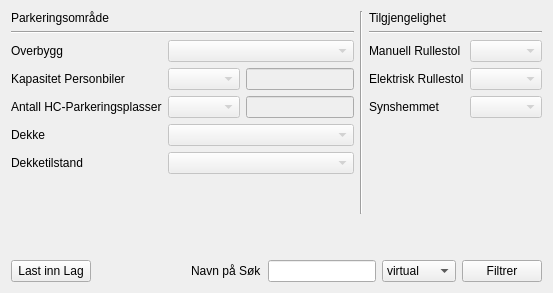
               <widget class="QWidget" name="tab_11">
                <attribute name="title">
                 <string>Parkeringsområde</string>
                </attribute>
                <layout class="QVBoxLayout" name="verticalLayout_48">
                 <item>
                  <layout class="QVBoxLayout" name="verticalLayout_47">
                   <item>
                    <layout class="QHBoxLayout" name="horizontalLayout_74">
                     <item>
                      <layout class="QVBoxLayout" name="verticalLayout_46">
                       <item>
                        <widget class="QLabel" name="label_92">
                         <property name="text">
                          <string>Parkeringsområde</string>
                         </property>
                        </widget>
                       </item>
                       <item>
                        <widget class="Line" name="line_30">
                         <property name="orientation">
                          <enum>Qt::Horizontal</enum>
                         </property>
                        </widget>
                       </item>
                       <item>
                        <layout class="QFormLayout" name="formLayout_19">
                         <property name="fieldGrowthPolicy">
                          <enum>QFormLayout::AllNonFixedFieldsGrow</enum>
                         </property>
                         <item row="0" column="0">
                          <widget class="QLabel" name="label_107">
                           <property name="text">
                            <string>Overbygg</string>
                           </property>
                          </widget>
                         </item>
                         <item row="0" column="1">
                          <widget class="QComboBox" name="comboBox_27">
                           <property name="enabled">
                            <bool>false</bool>
                           </property>
                          </widget>
                         </item>
                         <item row="1" column="0">
                          <widget class="QLabel" name="label_111">
                           <property name="text">
                            <string>Kapasitet Personbiler</string>
                           </property>
                          </widget>
                         </item>
                         <item row="1" column="1">
                          <layout class="QHBoxLayout" name="horizontalLayout_68">
                           <item>
                            <widget class="QComboBox" name="comboBox_33">
                             <property name="enabled">
                              <bool>false</bool>
                             </property>
                            </widget>
                           </item>
                           <item>
                            <widget class="QLineEdit" name="lineEdit_10">
                             <property name="enabled">
                              <bool>false</bool>
                             </property>
                            </widget>
                           </item>
                          </layout>
                         </item>
                         <item row="2" column="0">
                          <widget class="QLabel" name="label_112">
                           <property name="text">
                            <string>Antall HC-Parkeringsplasser</string>
                           </property>
                          </widget>
                         </item>
                         <item row="2" column="1">
                          <layout class="QHBoxLayout" name="horizontalLayout_72">
                           <item>
                            <widget class="QComboBox" name="comboBox_34">
                             <property name="enabled">
                              <bool>false</bool>
                             </property>
                            </widget>
                           </item>
                           <item>
                            <widget class="QLineEdit" name="lineEdit_11">
                             <property name="enabled">
                              <bool>false</bool>
                             </property>
                            </widget>
                           </item>
                          </layout>
                         </item>
                         <item row="3" column="0">
                          <widget class="QLabel" name="label_113">
                           <property name="text">
                            <string>Dekke</string>
                           </property>
                          </widget>
                         </item>
                         <item row="3" column="1">
                          <layout class="QHBoxLayout" name="horizontalLayout_73">
                           <item>
                            <widget class="QComboBox" name="comboBox_35">
                             <property name="enabled">
                              <bool>false</bool>
                             </property>
                            </widget>
                           </item>
                          </layout>
                         </item>
                         <item row="4" column="0">
                          <widget class="QLabel" name="label_108">
                           <property name="text">
                            <string>Dekketilstand</string>
                           </property>
                          </widget>
                         </item>
                         <item row="4" column="1">
                          <widget class="QComboBox" name="comboBox_30">
                           <property name="enabled">
                            <bool>false</bool>
                           </property>
                          </widget>
                         </item>
                        </layout>
                       </item>
                       <item>
                        <spacer name="verticalSpacer_26">
                         <property name="orientation">
                          <enum>Qt::Vertical</enum>
                         </property>
                         <property name="sizeHint" stdset="0">
                          <size>
                           <width>20</width>
                           <height>40</height>
                          </size>
                         </property>
                        </spacer>
                       </item>
                      </layout>
                     </item>
                     <item>
                      <widget class="Line" name="line_31">
                       <property name="orientation">
                        <enum>Qt::Vertical</enum>
                       </property>
                      </widget>
                     </item>
                     <item>
                      <layout class="QVBoxLayout" name="verticalLayout_45">
                       <item>
                        <widget class="QLabel" name="label_109">
                         <property name="text">
                          <string>Tilgjengelighet</string>
                         </property>
                        </widget>
                       </item>
                       <item>
                        <widget class="Line" name="line_29">
                         <property name="orientation">
                          <enum>Qt::Horizontal</enum>
                         </property>
                        </widget>
                       </item>
                       <item>
                        <layout class="QFormLayout" name="formLayout_20">
                         <item row="0" column="0">
                          <widget class="QLabel" name="label_110">
                           <property name="text">
                            <string>Manuell Rullestol</string>
                           </property>
                          </widget>
                         </item>
                         <item row="0" column="1">
                          <widget class="QComboBox" name="comboBox_manuell_rullestol_6">
                           <property name="enabled">
                            <bool>false</bool>
                           </property>
                          </widget>
                         </item>
                         <item row="1" column="0">
                          <widget class="QLabel" name="label_114">
                           <property name="text">
                            <string>Elektrisk Rullestol</string>
                           </property>
                          </widget>
                         </item>
                         <item row="1" column="1">
                          <widget class="QComboBox" name="comboBox_el_rullestol_5">
                           <property name="enabled">
                            <bool>false</bool>
                           </property>
                          </widget>
                         </item>
                         <item row="2" column="0">
                          <widget class="QLabel" name="label_115">
                           <property name="text">
                            <string>Synshemmet</string>
                           </property>
                          </widget>
                         </item>
                         <item row="2" column="1">
                          <widget class="QComboBox" name="comboBox_syn_6">
                           <property name="enabled">
                            <bool>false</bool>
                           </property>
                          </widget>
                         </item>
                        </layout>
                       </item>
                       <item>
                        <spacer name="verticalSpacer_25">
                         <property name="orientation">
                          <enum>Qt::Vertical</enum>
                         </property>
                         <property name="sizeHint" stdset="0">
                          <size>
                           <width>20</width>
                           <height>40</height>
                          </size>
                         </property>
                        </spacer>
                       </item>
                      </layout>
                     </item>
                    </layout>
                   </item>
                   <item>
                    <spacer name="verticalSpacer_27">
                     <property name="orientation">
                      <enum>Qt::Vertical</enum>
                     </property>
                     <property name="sizeHint" stdset="0">
                      <size>
                       <width>20</width>
                       <height>40</height>
                      </size>
                     </property>
                    </spacer>
                   </item>
                   <item>
                    <layout class="QHBoxLayout" name="horizontalLayout_77">
                     <item>
                      <widget class="QPushButton" name="pushButton_LastInngang_9">
                       <property name="text">
                        <string>Last inn Lag</string>
                       </property>
                      </widget>
                     </item>
                     <item>
                      <spacer name="horizontalSpacer_14">
                       <property name="orientation">
                        <enum>Qt::Horizontal</enum>
                       </property>
                       <property name="sizeHint" stdset="0">
                        <size>
                         <width>40</width>
                         <height>20</height>
                        </size>
                       </property>
                      </spacer>
                     </item>
                     <item>
                      <layout class="QHBoxLayout" name="horizontalLayout_78">
                       <item>
                        <widget class="QLabel" name="label_117">
                         <property name="text">
                          <string>Navn på Søk</string>
                         </property>
                        </widget>
                       </item>
                       <item>
                        <widget class="QLineEdit" name="lineEdit_navn_paa_sok_inngang_8"/>
                       </item>
                       <item>
                        <widget class="QComboBox" name="comboBox_sok_metode_8">
                         <item>
                          <property name="text">
                           <string>virtual</string>
                          </property>
                         </item>
                         <item>
                          <property name="text">
                           <string>memory</string>
                          </property>
                         </item>
                        </widget>
                       </item>
                       <item>
                        <widget class="QPushButton" name="pushButton_filtrerInngang_8">
                         <property name="text">
                          <string>Filtrer</string>
                         </property>
                        </widget>
                       </item>
                      </layout>
                     </item>
                    </layout>
                   </item>
                  </layout>
                 </item>
                </layout>
               </widget>
